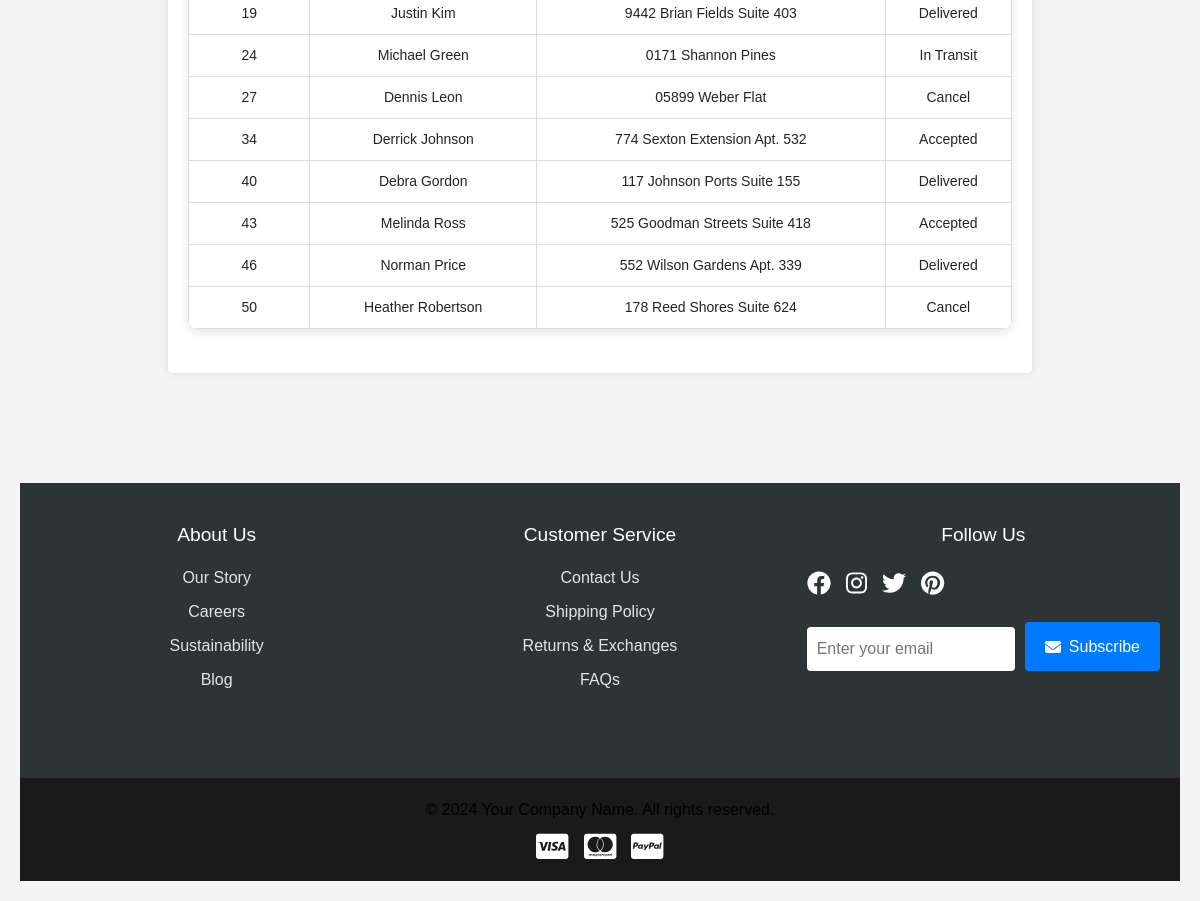
Page /delivery/delivery_agents_info (signed in, lower part) on the earlier database version.
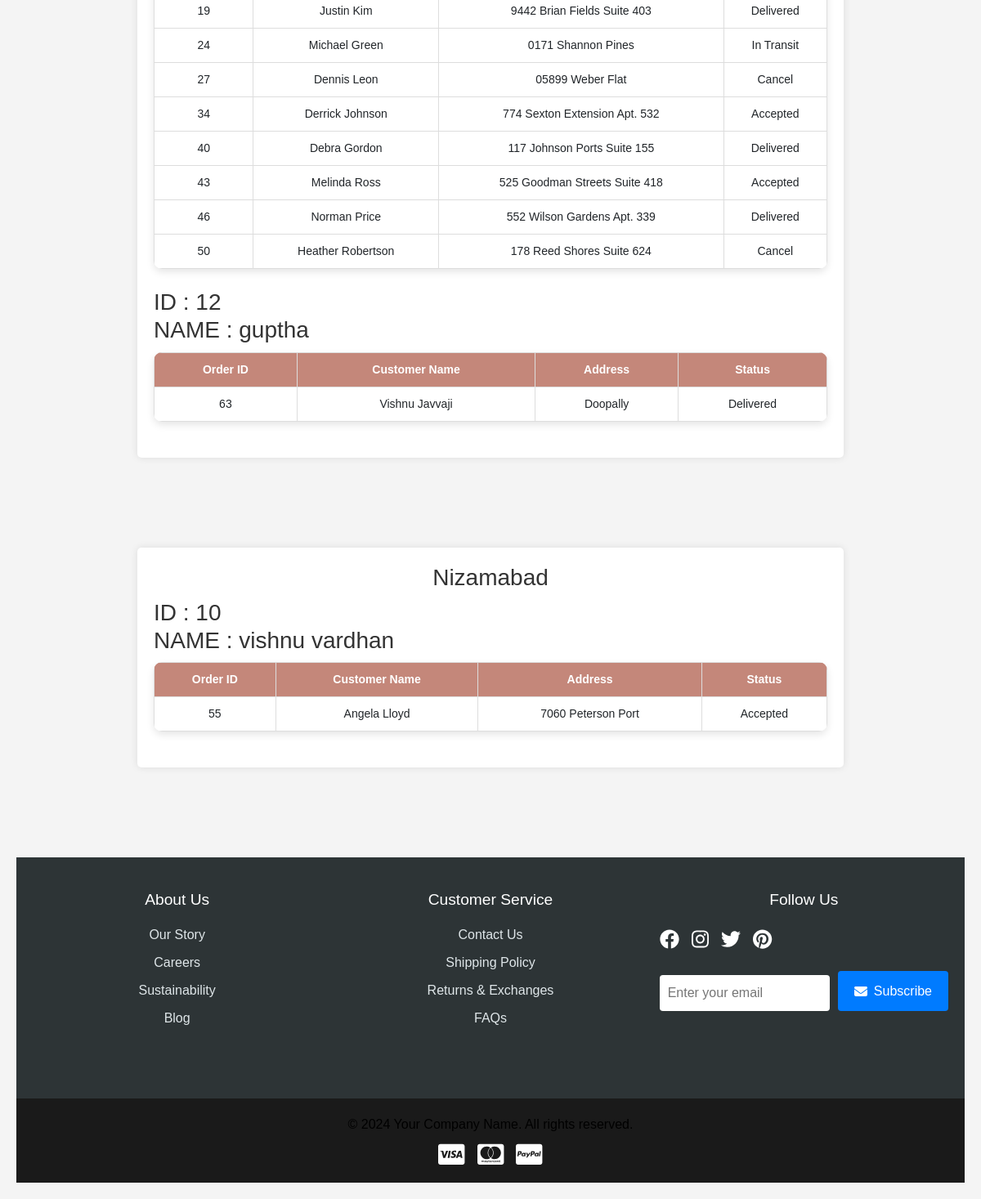
Same page on the later database version.
### app/models.py (models this page shows, shortened)
class Order(db.Model):
    __tablename__ = 'orders'
    id = db.Column(db.Integer, primary_key=True)
    user_id = db.Column(db.Integer, db.ForeignKey('users.id'), nullable=False)
    total_price = db.Column(db.Float, nullable=False)
    status = db.Column(db.String(50), nullable=False, default="Pending")  # ('Pending', 'Shipped', 'Delivered', 'Cancelled')
    order_date = db.Column(db.DateTime, nullable=False, default=lambda: datetime.now(timezone.utc))
    delivery_date = db.Column(db.DateTime, nullable=True)
    order_items = db.relationship('OrderItem', backref='order', lazy=True, cascade="all, delete-orphan")
    delivery_person_id = db.Column(db.Integer, db.ForeignKey('users.id'), nullable=True)
    customer_name = db.Column(db.String(100), nullable=False)
    address_line_1 = db.Column(db.String(100), nullable=False)
    state = db.Column(db.String(100), nullable=False)
    city = db.Column(db.String(100), nullable=False)
    pincode = db.Column(db.String(20), nullable=False)
    mail = db.Column(db.String(50), nullable=False)

class User(db.Model, UserMixin):
    __tablename__ = 'users'
    id = db.Column(db.Integer, primary_key=True)
    name = db.Column(db.String(100), nullable=False)
    phone = db.Column(db.String(15), nullable=False)
    email = db.Column(db.String(100), unique=True, nullable=False)
    password = db.Column(db.String(255), nullable=False)
    address = db.Column(db.Text, nullable=False)
    state = db.Column(db.String(50), nullable=False)
    city = db.Column(db.String(50), nullable=False)
    pincode = db.Column(db.String(10), nullable=False)
    reset_token = db.Column(db.String(255), nullable=True)
    reset_token_expiry = db.Column(db.DateTime, nullable=True)
    approved = db.Column(db.Boolean, default=False)
    role = db.Column(db.String(10), nullable=False)

### app/delivery.py (the view)
@delivery_bp.route("/delivery_agents_info")
@login_required
def delivery_agents_info():
    from collections import defaultdict
    agents = User.query.filter(User.role == "delivery_agent", User.approved == 1).all()
    agents_by_city = defaultdict(list)
    for agent in agents:
        agents_by_city[agent.city].append(agent)
    order = defaultdict(list)
    orders = Order.query.all()
    for o in orders:
        order[o.delivery_person_id].append(o)
    return render_template("delivery_agents_info.html",agents=agents_by_city, orders = order)

### app/templates/delivery_agents_info.html (shortened to what this page needs)
{% extends "base.html" %}
{% block content %}
<link rel="stylesheet" href="{{ url_for('static', filename='css/delivery.css') }}">
    {% for city,agent_list in agents.items() %}
        <div class="container">
            <div class="section">
                <h3>{{ city }}</h3>
                {% if agent_list %}
                    {% for agent in agent_list %}
                        {% if agent.approved %}
                            <h3 style="text-align: left;">ID : {{ agent.id }} <br> NAME : {{ agent.name }} </h3>
                                {% if orders[agent.id] %}
                                    <table>
                                        <tr>
                                            <th>Order ID</th>
                                            <th>Customer Name</th>
                                            <th>Address</th>
                                            <th>Status</th>
                                        </tr>
                                        {% for order in orders[agent.id] %}
                                        <tr>
                                            <td>{{ order.id }}</td>
                                            <td>{{ order.customer_name }}</td>
                                            <td>{{ order.address_line_1 }}</td>
                                            <td>{{ order.status }}</td>
                                        </tr>
                                        {% endfor %}
                                    </table>
                                {% else %}
                                    <h3>No orders taken</h3>
                                {% endif %}
                                <br>
                            {% endif %}
                        {% endfor %}
                    {% else %}
                        <p class="empty">No delivered orders</p>
                {% endif %}
            </div>
        </div>
    {% endfor %}
{% endblock %}

Differences in the rows shown:
added User: id "12", name "guptha"
added Order: id "63", customer_name "Vishnu Javvaji", address_line_1 "Doopally", status "Delivered", shown under "12"
added User: city "Nizamabad", id "10", name "vishnu vardhan"
added Order: id "55", customer_name "Angela Lloyd", address_line_1 "7060 Peterson Port", status "Accepted", shown under "10"
